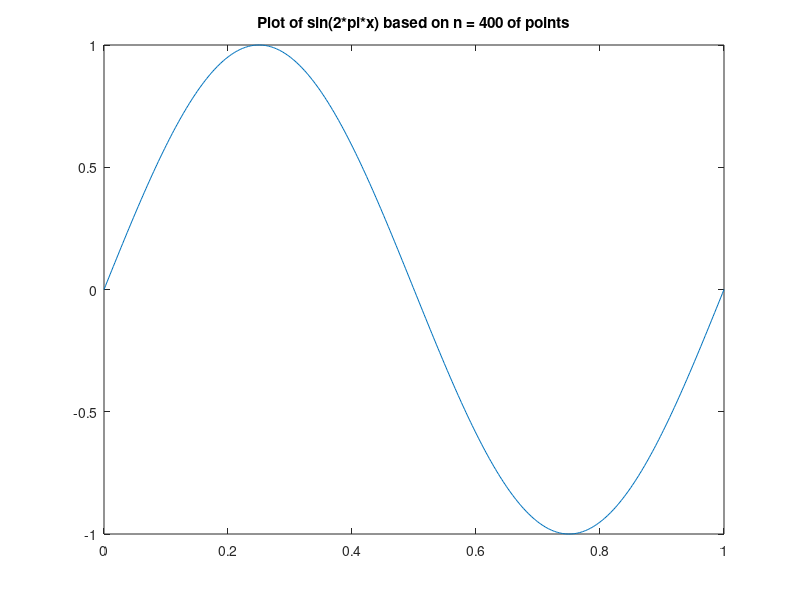

The MATLAB script that drew this image:
% Script File: SinePlot
% Displays increasingly smooth plots of sin(2*pi*x)
close all
for n = [4 8 12 16 50 100 200 400]
  x = linspace(0,1,n);
  y = sin(2*pi*x);
  plot(x,y)
  title(sprintf('Plot of sin(2*pi*x) based on n = %3.d of points',n))
  pause(1)
end
